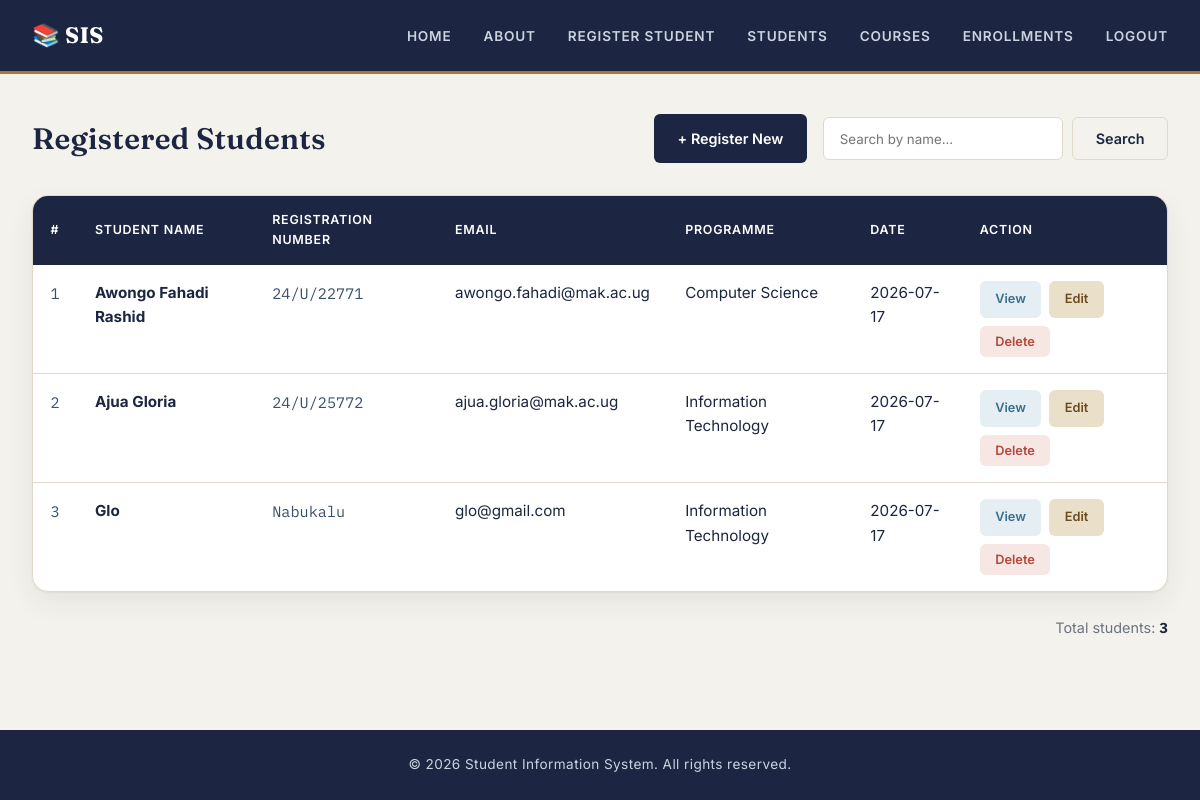
The app's page /students (signed in) with its own data.
### models.py (models this page shows, shortened)
class Student(db.Model):
    __tablename__ = 'students'
    id = db.Column(db.Integer, primary_key=True)
    student_name = db.Column(db.String(100), nullable=False)
    registration_number = db.Column(db.String(50), unique=True, nullable=False)
    email = db.Column(db.String(100), unique=True, nullable=False)
    programme = db.Column(db.String(100), nullable=False)
    registration_date = db.Column(db.DateTime, default=datetime.utcnow)
    is_active = db.Column(db.Boolean, default=True)

### app.py (the view)
@app.route('/students')
@login_required
def students_list():
    all_students = get_all_students()
    return render_template('students_list.html', students=all_students)

### auth.py (called while the page is built)
def login_required(view):
    @wraps(view)
    def wrapped_view(*args, **kwargs):
        if session.get("user_id") is None:
            flash("Please log in to continue.", "error")
            return redirect(url_for("login"))
        return view(*args, **kwargs)
    return wrapped_view

### database.py (called while the page is built)
def get_all_students():
    return Student.query.filter_by(is_active=True).all()

### templates/students_list.html (shortened to what this page needs)
{% extends "base.html" %}
{% block styles %}
<link rel="stylesheet" href="{{ url_for('static', filename='students.css') }}">
{% endblock %}
{% block content %}
    <section class="students-list-page">
        <div class="list-header">
            <h2>Registered Students</h2>
            <div class="list-actions">
                <a href="{{ url_for('student_register') }}" class="btn btn-primary">+ Register New</a>
                <form action="{{ url_for('search_students') }}" method="GET" class="search-form">
                    <input type="text" name="q" placeholder="Search by name..." value="{{ search_term if search_term else '' }}">
                    <button type="submit" class="btn btn-secondary">Search</button>
                </form>
            </div>
        </div>
        {% if students %}
            <div class="table-container">
                <table class="students-table">
                    <thead>
                        <tr>
                            <th>#</th>
                            <th>Student Name</th>
                            <th>Registration Number</th>
                            <th>Email</th>
                            <th>Programme</th>
                            <th>Date</th>
                            <th>Action</th>
                        </tr>
                    </thead>
                    <tbody>
                        {% for student in students %}
                            <tr>
                                <td data-label="#">{{ loop.index }}</td>
                                <td data-label="Student Name"><strong>{{ student.student_name }}</strong></td>
                                <td data-label="Registration Number">{{ student.registration_number }}</td>
                                <td data-label="Email">{{ student.email }}</td>
                                <td data-label="Programme">{{ student.programme }}</td>
                                <td data-label="Date">{{ student.registration_date.strftime('%Y-%m-%d') }}</td>
                                <td data-label="Action">
                                    <div class="row-actions">
                                        <a href="{{ url_for('student_profile', name=student.student_name) }}"
                                           class="btn btn-small btn-info">View</a>
                                        <a href="{{ url_for('edit_student', student_id=student.id) }}"
                                           class="btn btn-small btn-warning">Edit</a>
                                        <form method="POST" action="{{ url_for('delete_student', student_id=student.id) }}" onsubmit="return confirm('Are you sure you want to delete this student?');">
                                            <button type="submit" class="btn btn-small btn-danger">Delete</button>
                                        </form>
                                    </div>
                                </td>
                            </tr>
                        {% endfor %}
                    </tbody>
                </table>
            </div>
            <div class="student-count">
                <p>Total students: <strong>{{ students|length }}</strong></p>
            </div>
        {% else %}
            <div class="empty-state">
                <p>No students registered yet.</p>
                <a href="{{ url_for('student_register') }}" class="btn btn-primary">Register First Student</a>
            </div>
        {% endif %}
    </section>
{% endblock %}

### templates/base.html (shortened to what this page needs)
<!DOCTYPE html>
<html lang="en">
<head>
    <link rel="stylesheet" href="{{ url_for('static', filename='style.css') }}">
    <link rel="stylesheet"
href="https://cdnjs.cloudflare.com/ajax/libs/font-awesome/6.5.2/css/all.min.css">
    {% block styles %}{% endblock %}
</head>
<body>
    <nav>
        <div class="nav-container">
            <div class="logo">
                <h1>📚 SIS</h1>
            </div>
            <ul class="nav-links">
                <li><a href="{{ url_for('home') }}">Home</a></li>
                <li><a href="{{ url_for('about') }}">About</a></li>
                <li><a href="{{ url_for('student_register') }}">Register Student</a></li>
                <li><a href="{{ url_for('students_list') }}">Students</a></li>
                <li><a href="{{ url_for('course_list') }}">Courses</a></li>
                <li><a href="{{ url_for('enrollments_list') }}">Enrollments</a></li>
                {% if session.get('user_id') %}
                <li><a href="{{ url_for('logout') }}">Logout</a></li>
                {% else %}
                <li><a href="{{ url_for('login') }}">Login</a></li>
                <li><a href="{{ url_for('register') }}">Sign Up</a></li>
                {% endif %}
            </ul>
        </div>
    </nav>
    <main>
        {% block content %}
        {% endblock %}
    </main>
    <footer>
        <p>&copy; 2026 Student Information System. All rights reserved.</p>
    </footer>
</body>
</html>

### static/style.css (style rules this page uses)
:root { --color-ink: #1c2541; --color-ink-soft: #3a506b; --color-paper: #f4f2ec; --color-surface: #ffffff; --color-line: #dfd9c9; --color-accent: #a6763a; --color-accent-soft: #eadfc9; --color-success: #3f7a5d; --color-success-bg: #e4efe8; --color-danger: #b4483c; --color-danger-bg: #f7e7e4; --color-info: #3a6f8f; --color-info-bg: #e5eef2; --color-muted: #6b7280; --font-display: 'Fraunces', Georgia, serif; --font-body: 'Inter', -apple-system, BlinkMacSystemFont, sans-serif; --font-mono: 'IBM Plex Mono', 'Courier New', monospace; --radius-sm: 6px; --radius-md: 10px; --radius-lg: 16px; --shadow-card: 0 1px 2px rgba(28,37,65,.05), 0 10px 28px rgba(28,37,65,.07); }
* { margin: 0; padding: 0; box-sizing: border-box; }
body { font-family: var(--font-body); background: var(--color-paper); color: var(--color-ink); line-height: 1.6; min-height: 100vh; display: flex; flex-direction: column; }
h1, h2, h3, h4 { font-family: var(--font-display); color: var(--color-ink); font-weight: 600; }
main { flex: 1; width: 100%; max-width: 1200px; margin: auto; padding: 2.5rem 2rem; }
a { color: inherit; }
nav { background: var(--color-ink); border-bottom: 3px solid var(--color-accent); }
.nav-container { max-width: 1200px; margin: auto; padding: 1.1rem 2rem; display: flex; justify-content: space-between; align-items: center; }
.logo h1 { color: #fff; font-size: 1.4rem; font-weight: 700; letter-spacing: .01em; }
.nav-links { display: flex; list-style: none; gap: 2rem; }
.nav-links a { color: #cbd3e1; text-decoration: none; font-size: .85rem; font-weight: 600; letter-spacing: .06em; text-transform: uppercase; transition: color .2s ease; position: relative; padding-bottom: .3rem; }
.nav-links a::after { content: ""; position: absolute; left: 0; bottom: -6px; width: 0; height: 2px; background: var(--color-accent); transition: width .2s ease; }
.btn { display: inline-flex; justify-content: center; align-items: center; gap: .4rem; padding: .75rem 1.4rem; border: 1px solid transparent; border-radius: var(--radius-sm); text-decoration: none; cursor: pointer; font-family: var(--font-body); font-weight: 600; font-size: .9rem; transition: transform .15s ease, background .15s ease, border-color .15s ease; }
.btn-primary { background: var(--color-ink); color: #fff; }
.btn-secondary { background: transparent; color: var(--color-ink); border-color: var(--color-line); }
.btn-info { background: var(--color-info-bg); color: var(--color-info); }
.btn-warning { background: var(--color-accent-soft); color: #6b4c1f; }
.btn-danger { background: var(--color-danger-bg); color: var(--color-danger); }
.btn-small { padding: .45rem .9rem; font-size: .8rem; }
input, select, textarea { font-family: inherit; }
footer { background: var(--color-ink); color: #cbd3e1; text-align: center; padding: 1.5rem; margin-top: auto; font-size: .85rem; letter-spacing: .03em; }

### records on screen
Student: student_name "Awongo Fahadi Rashid", registration_number "24/U/22771", email "awongo.fahadi@mak.ac.ug", programme "Computer Science", registration_date "2026-07-17"
Student: student_name "Ajua Gloria", registration_number "24/U/25772", email "ajua.gloria@mak.ac.ug", programme "Information Technology", registration_date "2026-07-17"
Student: student_name "Glo", registration_number "Nabukalu", email "glo@gmail.com", programme "Information Technology", registration_date "2026-07-17"

### other values on screen
{{ students|length }} "3"
